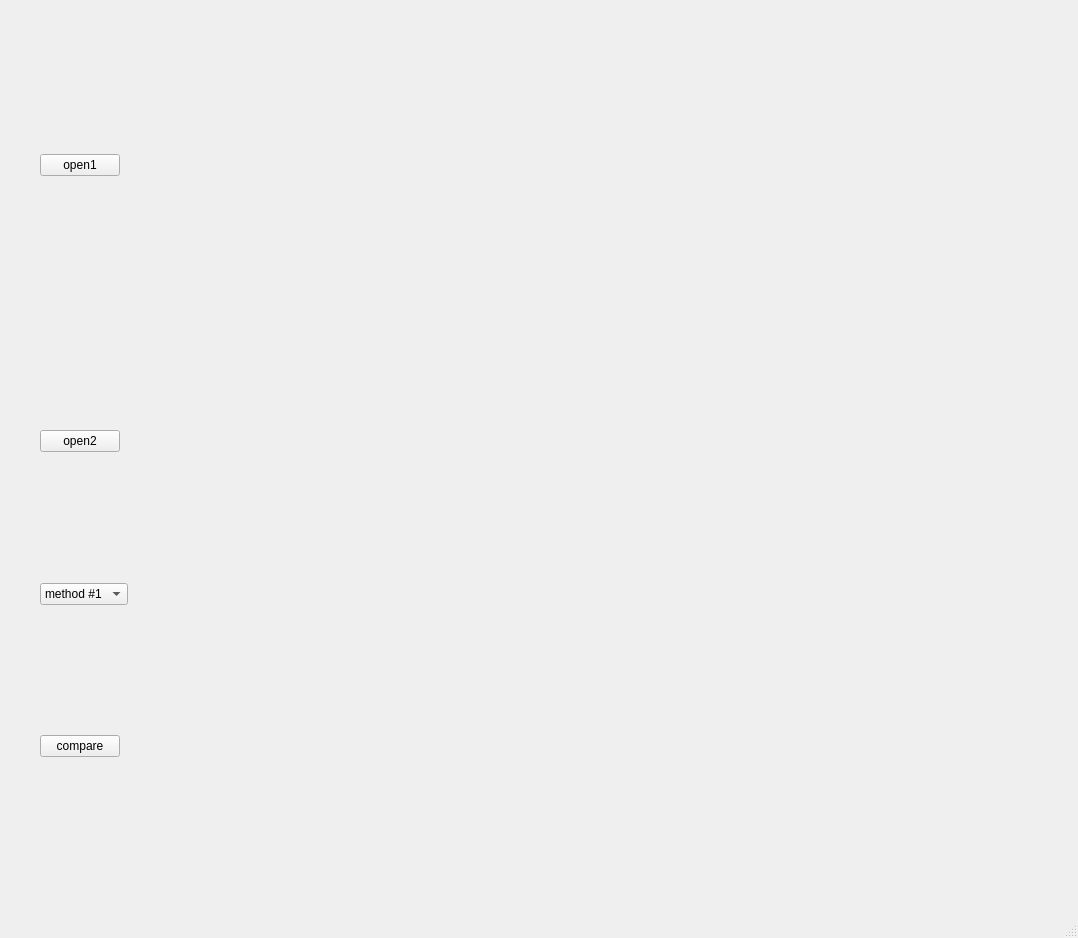
<?xml version="1.0" encoding="UTF-8"?>
<ui version="4.0">
 <class>MainWindow</class>
 <widget class="QMainWindow" name="MainWindow">
  <property name="geometry">
   <rect>
    <x>0</x>
    <y>0</y>
    <width>1078</width>
    <height>938</height>
   </rect>
  </property>
  <property name="windowTitle">
   <string>MainWindow</string>
  </property>
  <widget class="QWidget" name="centralwidget">
   <widget class="QWidget" name="gridLayoutWidget">
    <property name="geometry">
     <rect>
      <x>40</x>
      <y>30</y>
      <width>981</width>
      <height>851</height>
     </rect>
    </property>
    <layout class="QGridLayout" name="gridLayout">
     <item row="0" column="1" alignment="Qt::AlignLeft">
      <widget class="QPushButton" name="open_1">
       <property name="text">
        <string>open1</string>
       </property>
      </widget>
     </item>
     <item row="2" column="1" alignment="Qt::AlignLeft">
      <widget class="QPushButton" name="open_2">
       <property name="text">
        <string>open2</string>
       </property>
      </widget>
     </item>
     <item row="5" column="1" alignment="Qt::AlignLeft">
      <widget class="QPushButton" name="compare_b">
       <property name="text">
        <string>compare</string>
       </property>
      </widget>
     </item>
     <item row="3" column="1">
      <widget class="QComboBox" name="comboBox">
       <item>
        <property name="text">
         <string>method #1</string>
        </property>
       </item>
       <item>
        <property name="text">
         <string>method #2</string>
        </property>
       </item>
       <item>
        <property name="text">
         <string>method #3</string>
        </property>
       </item>
      </widget>
     </item>
     <item row="5" column="2">
      <layout class="QHBoxLayout" name="horizontalLayout_3">
       <item>
        <widget class="QLabel" name="label_3">
         <property name="sizeIncrement">
          <size>
           <width>2</width>
           <height>0</height>
          </size>
         </property>
         <property name="text">
          <string/>
         </property>
        </widget>
       </item>
       <item>
        <spacer name="verticalSpacer_3">
         <property name="orientation">
          <enum>Qt::Vertical</enum>
         </property>
         <property name="sizeType">
          <enum>QSizePolicy::Expanding</enum>
         </property>
         <property name="sizeHint" stdset="0">
          <size>
           <width>20</width>
           <height>40</height>
          </size>
         </property>
        </spacer>
       </item>
      </layout>
     </item>
     <item row="2" column="2">
      <layout class="QHBoxLayout" name="horizontalLayout">
       <item>
        <widget class="QLabel" name="label_2">
         <property name="text">
          <string/>
         </property>
        </widget>
       </item>
       <item>
        <spacer name="verticalSpacer">
         <property name="orientation">
          <enum>Qt::Vertical</enum>
         </property>
         <property name="sizeHint" stdset="0">
          <size>
           <width>20</width>
           <height>40</height>
          </size>
         </property>
        </spacer>
       </item>
      </layout>
     </item>
     <item row="0" column="2">
      <layout class="QHBoxLayout" name="horizontalLayout_2">
       <item>
        <widget class="QLabel" name="label">
         <property name="baseSize">
          <size>
           <width>100</width>
           <height>100</height>
          </size>
         </property>
         <property name="text">
          <string/>
         </property>
        </widget>
       </item>
       <item>
        <spacer name="verticalSpacer_2">
         <property name="orientation">
          <enum>Qt::Vertical</enum>
         </property>
         <property name="sizeHint" stdset="0">
          <size>
           <width>20</width>
           <height>40</height>
          </size>
         </property>
        </spacer>
       </item>
      </layout>
     </item>
     <item row="3" column="2">
      <spacer name="horizontalSpacer">
       <property name="orientation">
        <enum>Qt::Horizontal</enum>
       </property>
       <property name="sizeHint" stdset="0">
        <size>
         <width>40</width>
         <height>20</height>
        </size>
       </property>
      </spacer>
     </item>
    </layout>
   </widget>
  </widget>
  <widget class="QMenuBar" name="menubar">
   <property name="geometry">
    <rect>
     <x>0</x>
     <y>0</y>
     <width>1078</width>
     <height>21</height>
    </rect>
   </property>
  </widget>
  <widget class="QStatusBar" name="statusbar"/>
 </widget>
 <resources/>
 <connections/>
</ui>
